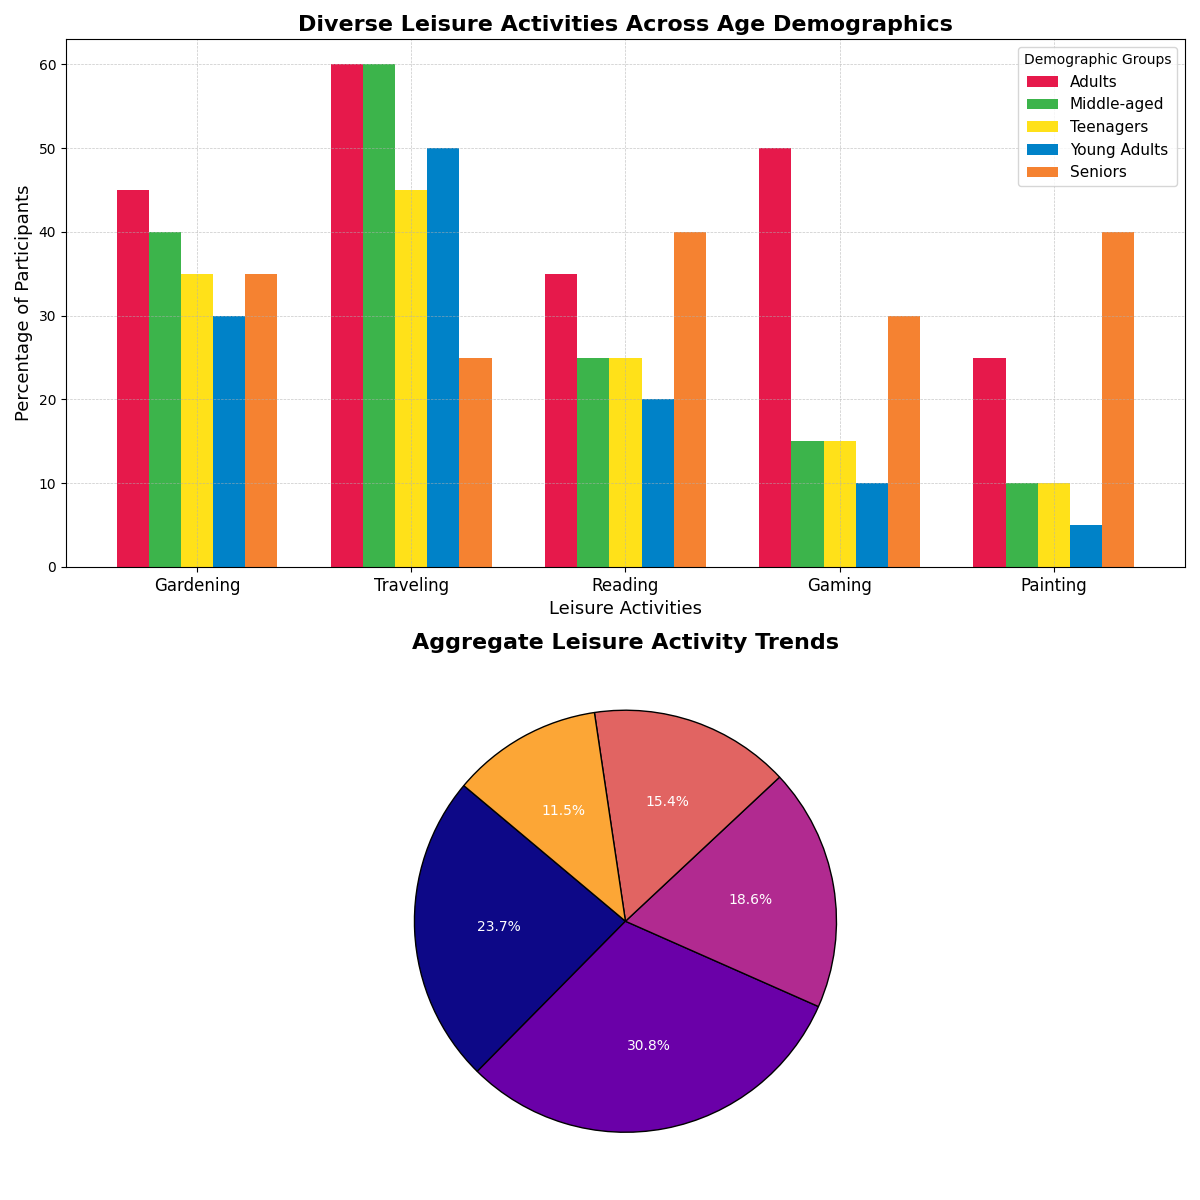

Write the Python code that produced this figure.
import matplotlib.pyplot as plt
import numpy as np

age_groups = ['Adults', 'Middle-aged', 'Teenagers', 'Young Adults', 'Seniors']
hobbies = ['Gardening', 'Traveling', 'Reading', 'Gaming', 'Painting']

data = np.array([
    [45, 60, 35, 50, 25],   # Adults
    [40, 60, 25, 15, 10],   # Middle-aged
    [35, 45, 25, 15, 10],   # Teenagers
    [30, 50, 20, 10, 5],    # Young Adults
    [35, 25, 40, 30, 40]    # Seniors
])

fig, axes = plt.subplots(nrows=2, ncols=1, figsize=(12, 12))

bar_width = 0.15
indices = np.arange(len(hobbies))
# New colors for the bar chart
new_colors = ['#e6194b', '#3cb44b', '#ffe119', '#0082c8', '#f58231']

for i in range(len(age_groups)):
    axes[0].bar(indices + i * bar_width, data[i], bar_width, label=age_groups[i], color=new_colors[i])

axes[0].set_title('Diverse Leisure Activities Across Age Demographics', fontsize=16, fontweight='bold')
axes[0].set_xlabel('Leisure Activities', fontsize=13)
axes[0].set_ylabel('Percentage of Participants', fontsize=13)
axes[0].set_xticks(indices + bar_width * (len(age_groups) / 2 - 0.5))
axes[0].set_xticklabels(hobbies, fontsize=12)
axes[0].legend(title='Demographic Groups', fontsize=11)
axes[0].grid(True, linestyle='--', linewidth=0.5, alpha=0.7)

total_hobby_counts = data.sum(axis=0)
# Using a different colormap for the pie chart
colors_pie = plt.cm.plasma(np.arange(5)/5.)
axes[1].pie(total_hobby_counts, labels=hobbies, autopct='%1.1f%%', startangle=140, colors=colors_pie,
            wedgeprops=dict(edgecolor='black'), textprops=dict(color="white"))

axes[1].set_title('Aggregate Leisure Activity Trends', fontsize=16, fontweight='bold')

plt.tight_layout()
plt.show()
